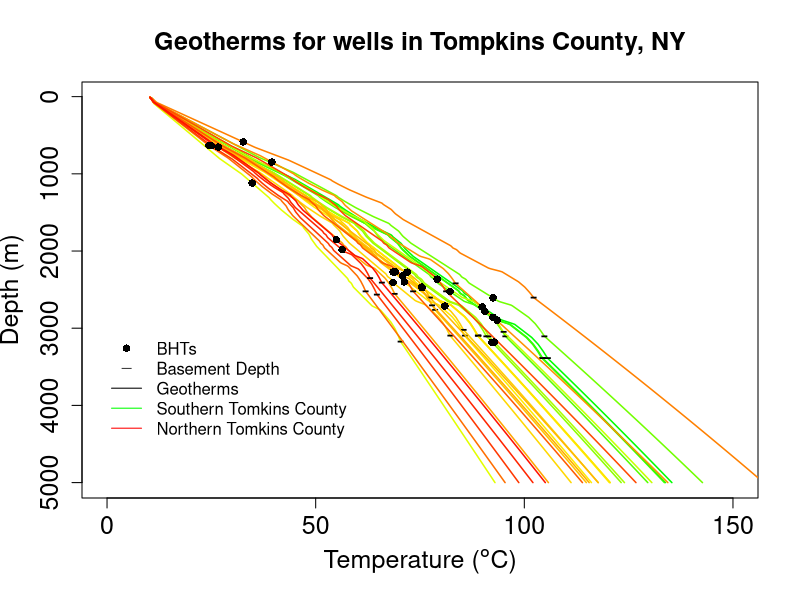

Here is the R script that generated this plot:
#This file makes a plot of geotherms for wells of interest, and colors them according to the latitude, or a trend of interest.
#Assumes that the geotherm information is contained within the last columns of the dataset.

Wells = read.csv("GeothermPlotWells_TompkinsCounty.csv", stringsAsFactors=FALSE)

MakeGeothermPlot = function(Wells,              #The well database
                            BHT,                #Column name for the BHT
                            WellDepth,          #Column name for the well depth
                            StartTempField,     #Column name for the first temperature at depth (e.g. T0)
                            BasementDepth = NA, #Column name for the basement depth
                            MinDepth,           #The minimum depth of the calculated temperatures
                            MaxDepth,           #The maximum depth of the calculated temperatures
                            MinTemp,            #The minimum temperature for the x-axis
                            MaxTemp,            #The maximum temperature for the x-axis
                            DepthIncrement,     #The depth increment of the calculated temperatures
                            Trend = NA,         #Field name for trend.
                            ColRampDivs = NA,   #Number of color ramp divisions. 1 is least (one color only). Using length(Wells[,1]) will use the most colors.
                            ColRampCols         #Vector of colors to use in the color ramp. e.g. c("red", "orange", "yellow", "green", "blue")
                            ){
  if (is.na(Trend) == FALSE){
    #Sort by latitude (column 7). One could have any trend represented here, instead of latitude, but for this county the major trend is sount-north.
    Wells = Wells[order(as.numeric(Wells[Trend][,1])), ]
  }
  
  #Set the depth range and increment for the data.
  Depths = seq(MinDepth,MaxDepth,DepthIncrement)
  
  if (is.na(ColRampDivs)==FALSE){
    #Set the color ramp for coloring the geotherms
    ramp = seq(0,length(Wells[,1]),by=((length(Wells[,1]))/ColRampDivs))
    colramp = colorRampPalette(ColRampCols)
    color = colramp(length(ramp))
  }
  else{
    color = rep("blue", length(Wells[,1]))
  }
  
  for (i in 1:length(Wells[,1])){
    if (i == 1){
      plot(y = Depths, x = as.numeric(Wells[i,(which(colnames(Wells)==StartTempField):length(Wells[1,]))]), ylim=c(MaxDepth,MinDepth), xlim=c(MinTemp, MaxTemp), type='l', lwd=1.5, col=color[i], xlab=expression(paste("Temperature (",degree,"C)")), ylab="Depth (m)", main="Geotherms for wells in Tompkins County, NY", cex.lab=1.5, cex.main=1.5, cex.axis=1.5)
      par(new=TRUE)
      if (is.na(BasementDepth) == FALSE){
        plot(y = Wells[BasementDepth][i,1], x = as.numeric(Wells[i,(which(colnames(Wells)==StartTempField)-1+round(Wells[BasementDepth][i,1]/10))]), ylim=c(MaxDepth,MinDepth), xlim=c(MinTemp, MaxTemp), pch='-', cex=1.5, xlab='', ylab='', axes=FALSE)
        par(new=TRUE)
      }
    }
    else{
      plot(y = Depths, x = as.numeric(Wells[i,(which(colnames(Wells)==StartTempField):length(Wells[1,]))]), ylim=c(MaxDepth,MinDepth), xlim=c(MinTemp, MaxTemp), type='l', lwd=1.5, col=color[i], xlab="", ylab="", axes=FALSE)
      par(new=TRUE)
      if (is.na(BasementDepth) == FALSE){
        plot(y = Wells[BasementDepth][i,1], x = as.numeric(Wells[i,(which(colnames(Wells)==StartTempField)-1+round(Wells[BasementDepth][i,1]/10))]), ylim=c(MaxDepth,MinDepth), xlim=c(MinTemp, MaxTemp), pch='-', cex=1.5, xlab='', ylab='', axes=FALSE)
        par(new=TRUE)
      }
    }
    if (i == length(Wells[,1])){
      #Plot the BHTs on top of the geotherms
      plot(y = Wells[WellDepth][,1], x = Wells[BHT][,1], ylim=c(MaxDepth,MinDepth), xlim=c(MinTemp, MaxTemp), pch=16, xlab='', ylab='', axes=FALSE)
      par(new=FALSE)
    }
  }
}


#Example plot:
png("ExampleGeothermPlotTompkinsNY.png", width=8, height=8, units="in", res=150)
MakeGeothermPlot(Wells = Wells, BHT = 'BHT', WellDepth = 'WellDepth', StartTempField = 'T0', BasementDepth = 'BasementDepth', MinDepth = 10, MaxDepth = 5000, MinTemp = 0, MaxTemp = 150, DepthIncrement = 10, Trend = 'LatDegr', ColRampDivs=length(Wells[,1]), ColRampCols = c("green", "yellow", "orange", "red"))
legend(x = 0, y=3000, legend=c("BHTs", "Basement Depth","Geotherms", "Southern Tomkins County", "Northern Tomkins County"), pch=c(16,95,NA,NA,NA), lty=c(NA,NA,1,1,1), col=c("black","black","black","green","red"), bty="n")
dev.off()
